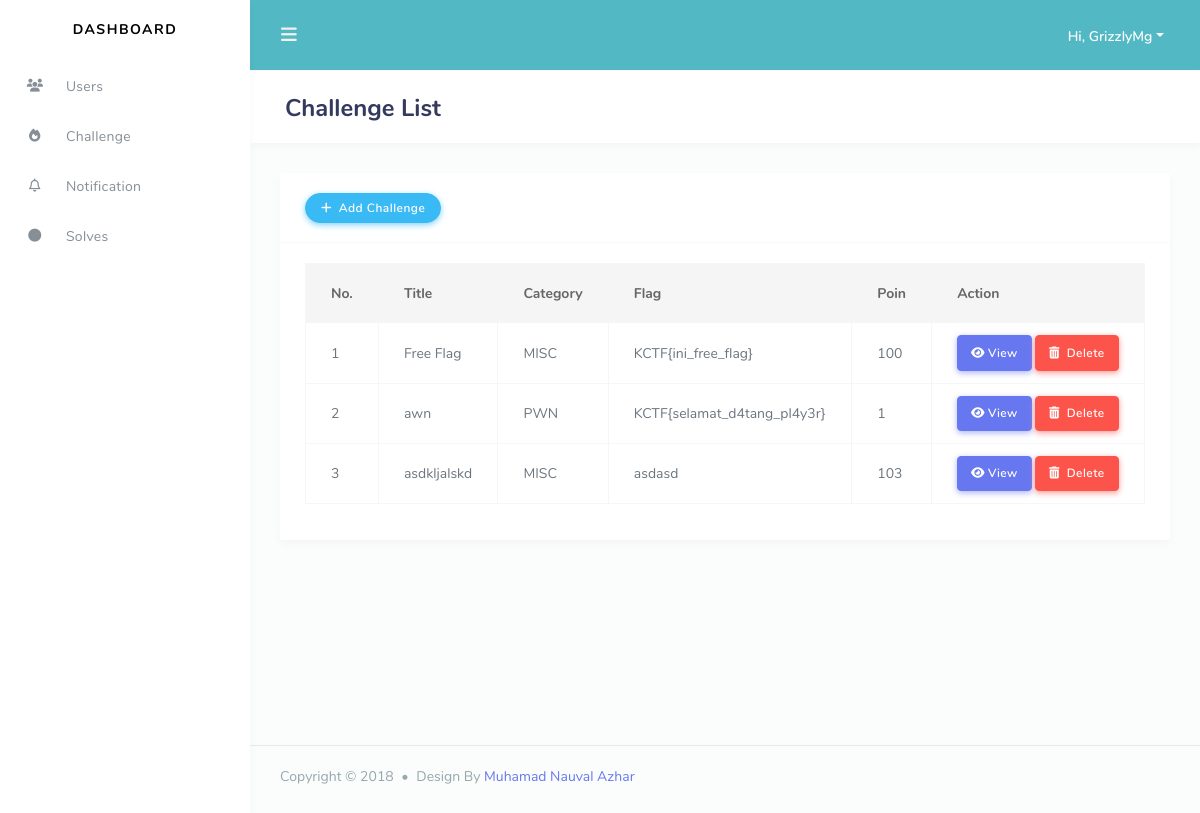
The page /admin/dashboard/challenge/index.php (signed in) on the database as committed earlier.
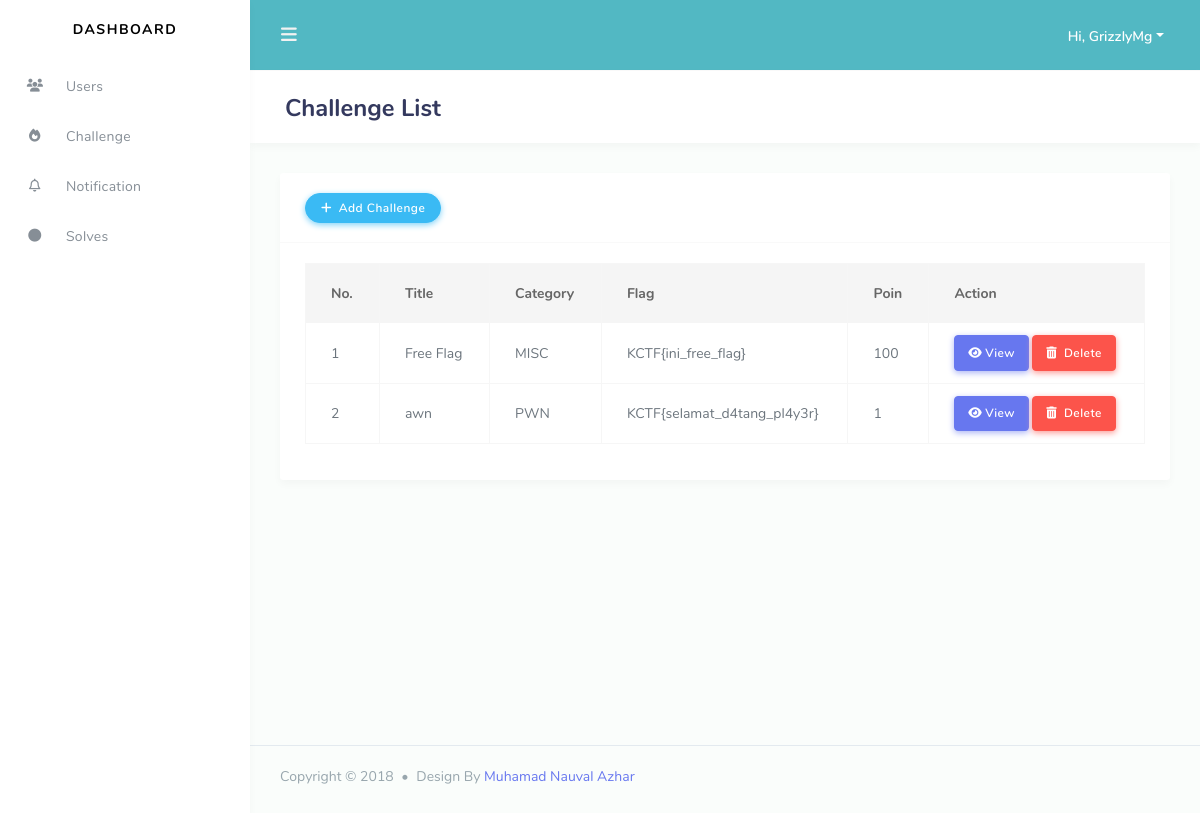
The same page on the database as committed later.
### tables this page shows
CREATE TABLE `users` (
  `id_user` int(11) NOT NULL,
  `username` varchar(30) NOT NULL,
  `password` char(32) NOT NULL,
  `email` varchar(50) NOT NULL,
  `affiliation` varchar(30) DEFAULT NULL,
  `role` int(11) NOT NULL,
  `status` int(11) NOT NULL
);

CREATE TABLE `challenges` (
  `id_chall` int(11) NOT NULL,
  `title` varchar(50) NOT NULL,
  `descript` text NOT NULL,
  `id_category` int(11) NOT NULL,
  `flag` varchar(50) NOT NULL,
  `hint` varchar(50) NOT NULL,
  `poin` int(11) NOT NULL,
  `status` int(11) NOT NULL
);

CREATE TABLE `category` (
  `id_category` int(11) NOT NULL,
  `category` varchar(15) NOT NULL
);

### admin/dashboard/challenge/index.php (the view, shortened to what this page needs)
<!DOCTYPE html>
<html lang="en">
<head>
  <?php
    $pre="../";
    include '../template/css.php';
  ?>
<body>
  <div id="app">
    <div class="main-wrapper main-wrapper-1">
        <?php
          $home='../';
          $user='../users/';
          $chall='./';
          $notif='../notification/';
          include '../template/nav.php';
        ?>
      <div class="main-content">
        <section class="section">
          <div class="section-header">
            <h1>Challenge List</h1>
          </div>
            <?php
                include '../template/root.php';
                $read_chall="SELECT challenges.id_chall ,challenges.title,challenges.descript,category.id_category, category.category, challenges.flag,challenges.hint, challenges.poin
                              FROM `challenges`
                              INNER JOIN category ON challenges.id_category =category.id_category ";
                $view = $conn -> query($read_chall);
                $no = 1;
              ?>
              <div class="card">
                <div class="card-header">
                  <a class="btn btn-icon icon-left btn-info" href="add.php">
                    <i class="fas fa-plus"></i>
                    Add Challenge
                  </a>
                </div>
                <div class="card-body">
                  <div class="table-responsive">
                    <table class="table table-bordered">
                      <thead>
                        <tr>
                          <th scope="col">No.</th>
                          <th scope="col">Title</th>
                          <th scope="col">Category</th>
                          <th scope="col">Flag</th>
                          <th scope="col">Poin</th>
                          <th scope="col">Action</th>
                        </tr>
                      </thead>
                      <tbody>
                      <?php
                        while($view_chall=$view->fetch_array(MYSQLI_ASSOC)){
                      ?>
                          <tr>
                            <td><?php echo $no++; ?></td>
                            <td><?php echo $view_chall['title'];?></td>
                            <td><?php echo $view_chall['category'];?></td>
                            <td><?php echo $view_chall['flag'];?></td>
                            <td><?php echo $view_chall['poin'];?></td>
                            <td>
                            <a href="<?php echo 'view.php?id='.$view_chall['id_chall']."&&id_cate=".$view_chall['id_category'] ?>" class="btn btn-icon icon-left btn-primary btn_chall"><i class="fas fa-eye"></i>View</a>
                            <a href="<?php echo 'delete.php?id='.$view_chall['id_chall']; ?>" class="btn btn-icon icon-left btn-danger btn_chall"><i class="fas fa-trash-alt"></i> Delete</a>
                            </td>
                          </tr>
                        <?php }?>
                      </tbody>
                    </table>
                  </div>
                </div>
              </div>
            </div>
          </div>
      </div>
      <footer class="main-footer">
        <div class="footer-left">
          Copyright &copy; 2018 <div class="bullet"></div> Design By <a href="https://nauval.in/">Muhamad Nauval Azhar</a>
        </div>
      </footer>
</body>
</html>

### admin/dashboard/template/css.php (shortened to what this page needs)
<link rel="stylesheet" href="<?php echo $pre;?>assets/modules/bootstrap/css/bootstrap.min.css">
<link href="https://cdnjs.cloudflare.com/ajax/libs/summernote/0.8.12/summernote-bs4.css" rel="stylesheet">
<link rel="stylesheet" href="<?php echo $pre;?>assets/modules/codemirror/lib/codemirror.css">
<link rel="stylesheet" href="<?php echo $pre;?>assets/modules/codemirror/theme/duotone-dark.css">
<link rel="stylesheet" href="<?php echo $pre;?>assets/modules/jquery-selectric/selectric.css">
<link rel="stylesheet" href="<?php echo $pre;?>assets/css/custom.css">
<link rel="stylesheet" href="<?php echo $pre;?>assets/css/style.css">
<link rel="stylesheet" href="<?php echo $pre;?>assets/css/components.css">

### admin/dashboard/template/nav.php (shortened to what this page needs)
<?php
    require_once 'connection.php';
    $id = $_SESSION['id'];
    $sql = "SELECT username FROM users WHERE id_user='$id'";
    $result = $conn->query($sql);
    $username = $result->fetch_assoc()['username'];
?>
<div class="navbar-bg"></div>
<nav class="navbar navbar-expand-lg main-navbar">
        <form class="form-inline mr-auto">
        <ul class="navbar-nav mr-3">
        <li><a href="#" data-toggle="sidebar" class="nav-link nav-link-lg"><i class="fas fa-bars"></i></a></li>
        </ul>
    </form>
    <ul class="navbar-nav navbar-right">
        <li class="dropdown"><a href="#" data-toggle="dropdown" class="nav-link dropdown-toggle nav-link-lg nav-link-user">
        <div class="d-sm-none d-lg-inline-block">Hi, <?php echo $username ?></div></a>
        </li>
    </ul>
</nav>
    <div class="main-sidebar sidebar-style-2">
    <aside id="sidebar-wrapper">
        <div class="sidebar-brand">
        <a href="<?php echo $home; ?>">Dashboard</a>
        </div>
        <ul class="sidebar-menu">
            <li class="dropdown active">
            <li>
                <a class="nav-link" href="<?php echo $user; ?>"><i class="fas fa-users"></i> <span>Users</span></a>
            </li>
            <li>
                <a class="nav-link" href="<?php echo $chall; ?>"><i class="fas fa-fire"></i> <span>Challenge</span></a>
            </li>
            <li>
                <a class="nav-link" href="<?php echo $notif; ?>"><i class="far fa-bell"></i> <span>Notification</span></a>
            </li>
            <li>
                <a class="nav-link" href="<?php echo $solve; ?>"><i class="fas fa-circle"></i> <span>Solves</span></a>
            </li>
        </ul>
    </div>

### admin/dashboard/assets/css/custom.css (style rules this page uses)
.navbar-bg { background-color: #52b8c3 !important; }
.btn_chall { margin-bottom: 5px; margin-top: 5px; }

Rows that differ between the two databases and show on the page:
removed challenges: title "asdkljalskd", id_category.category "MISC", flag "asdasd", poin "103"
